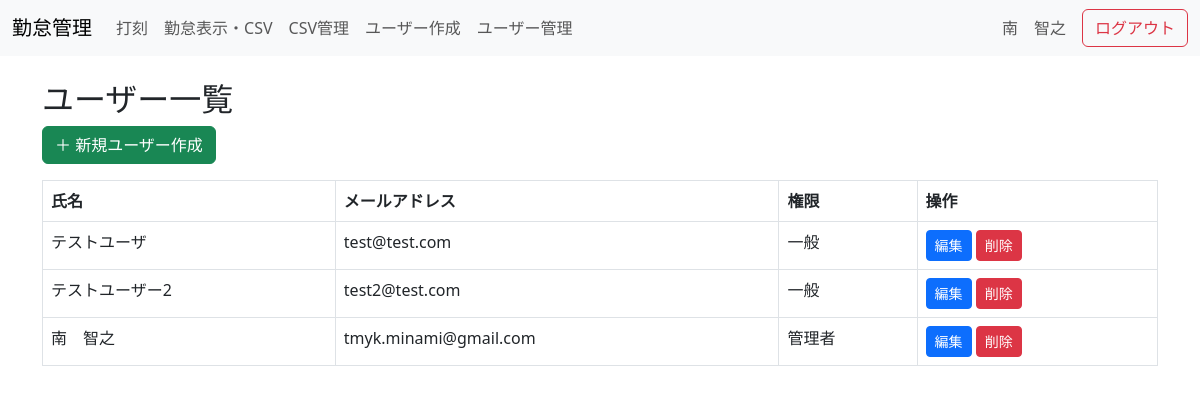
Page /admin/users (signed in) on the committed database.
### tables this page shows
CREATE TABLE users (
    id INTEGER PRIMARY KEY AUTOINCREMENT,
    email TEXT UNIQUE NOT NULL,
    name TEXT NOT NULL,
    password_hash TEXT NOT NULL,
    is_admin INTEGER DEFAULT 0
);

### app.py (the view)
@app.route('/admin/users')
def list_users():
    if not session.get('is_admin'):
        return 'アクセス拒否'
    conn = sqlite3.connect(DB_PATH)
    c = conn.cursor()
    c.execute("SELECT id, name, email, is_admin FROM users ORDER BY name")
    users = c.fetchall()
    conn.close()
    return render_template('admin_users.html', users=users)

### templates/admin_users.html (shortened to what this page needs)
{% extends 'base.html' %}
{% block content %}
<h2>ユーザー一覧</h2>
<a class="btn btn-success mb-3" href="{{ url_for('create_user') }}">＋ 新規ユーザー作成</a>
<table class="table table-bordered">
  <thead>
    <tr>
      <th>氏名</th>
      <th>メールアドレス</th>
      <th>権限</th>
      <th>操作</th>
    </tr>
  </thead>
  <tbody>
    {% for user in users %}
    <tr>
      <td>{{ user[1] }}</td>
      <td>{{ user[2] }}</td>
      <td>{{ '管理者' if user[3] else '一般' }}</td>
      <td>
        <a class="btn btn-sm btn-primary" href="{{ url_for('edit_user', user_id=user[0]) }}">編集</a>
        <form method="POST" action="{{ url_for('delete_user', user_id=user[0]) }}" style="display:inline;" onsubmit="return confirm('本当に削除しますか？');">
          <button class="btn btn-sm btn-danger">削除</button>
        </form>
      </td>
    </tr>
    {% endfor %}
  </tbody>
</table>
{% endblock %}

### templates/base.html (shortened to what this page needs)
<!DOCTYPE html>
<html lang="ja">
<head>
  <link href="https://cdn.jsdelivr.net/npm/bootstrap@5.3.0/dist/css/bootstrap.min.css" rel="stylesheet">
</head>
<body>
<nav class="navbar navbar-expand-lg navbar-light bg-light mb-4">
  <div class="container-fluid">
    <a class="navbar-brand" href="{{ url_for('index') }}">勤怠管理</a>
    <div class="collapse navbar-collapse">
      <ul class="navbar-nav me-auto">
        <li class="nav-item"><a class="nav-link" href="{{ url_for('index') }}">打刻</a></li>
        <li class="nav-item"><a class="nav-link" href="{{ url_for('view_my_logs') }}">勤怠表示・CSV</a></li>
        {% if session.get('is_admin') %}
        <li class="nav-item"><a class="nav-link" href="{{ url_for('export_combined') }}">CSV管理</a></li>
        <li class="nav-item"><a class="nav-link" href="{{ url_for('create_user') }}">ユーザー作成</a></li>
        <li class="nav-item"><a class="nav-link" href="{{ url_for('list_users') }}">ユーザー管理</a></li>
        {% endif %}
      </ul>
      {% if session.get('user_id') %}
      <span class="navbar-text me-3">{{ session.get('user_name') }}</span>
      <a class="btn btn-outline-danger" href="{{ url_for('logout') }}">ログアウト</a>
      {% endif %}
    </div>
  </div>
</nav>
<div class="container">
  {% block content %}{% endblock %}
</div>
</body>
</html>

### rows in the picture
users: get "南 智之", name "南 智之", email "tmyk.minami@gmail.com", is_admin "管理者"
users: name "テストユーザ", email "test@test.com", is_admin "一般"
users: name "テストユーザー2", email "test2@test.com", is_admin "一般"
